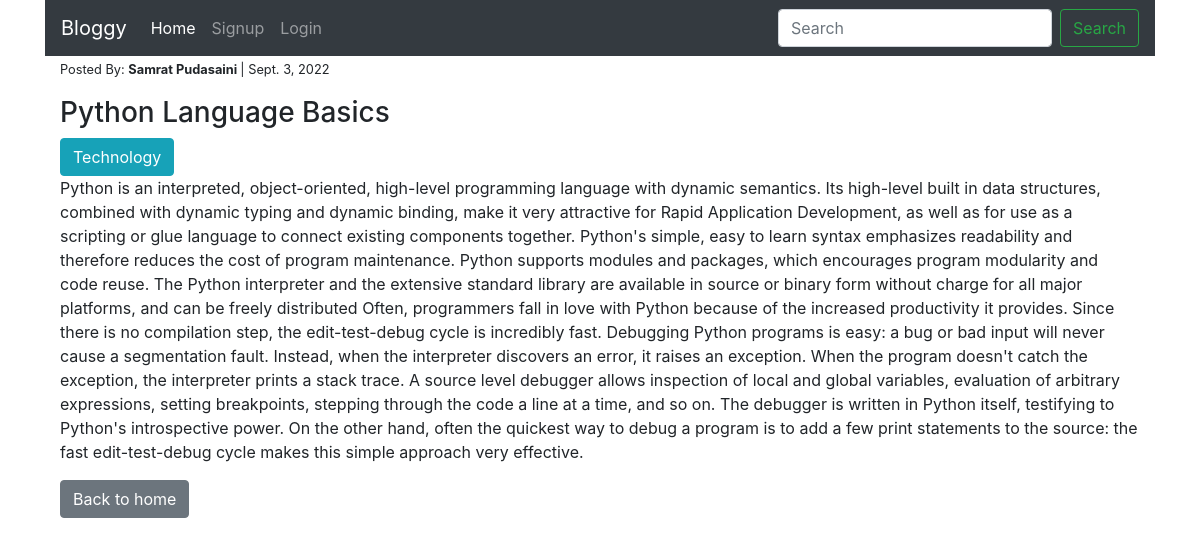
Page /blogs/dashview/python-basics/ on the committed database.
### posts/models.py (models this page shows, shortened)
class Post(models.Model):
    title = models.CharField(max_length=100)
    content = models.TextField()
    published_date = models.DateField(auto_now=True)
    category = models.ForeignKey(Category, on_delete=models.CASCADE, null=True)
    user = models.ForeignKey(User,on_delete=models.CASCADE,null=True,blank=True)
    slug = models.SlugField(null=True, unique=True)

class Category(models.Model):
    name = models.CharField(max_length=100)
    def __str__(self):
        return self.name

### posts/views.py (the view)
# urls.py: path("dashview/<slug:slug>/",views.blog_details,name="dashview"),
def blog_details(request,slug):
    blog = Post.objects.get(slug=slug)
    data = {'blog':blog}
    return render(request,'blog-details.html',data)

### templates/blog-details.html
{% extends 'base.html' %} {% load static %} {% block content %}
<main>
	{% if request.user == blog.user %}
	<div class="container">
		<p>
			<small>
				Posted By:
				<b> {{ blog.user.first_name }} {{blog.user.last_name}} </b>
				| {{blog.published_date}}
			</small>
		</p>
		<h3>{{blog.title}}</h3>
		<button class="btn btn-info">{{blog.category}}</button>
		<p>{{blog.content}}</p>
		<a class="btn btn-success text-white" href="{% url 'update' blog.slug %}">
			Edit</a
		>
		<a class="btn btn-danger" href="{% url 'delete' blog.slug  %}">Delete</a>
		<a class="btn btn-secondary" href="{% url 'blogs' %}">Back to home</a>
	</div>
	{% else %}
	<div class="container">
		<p>
			<small>
				Posted By:
				<b> {{ blog.user.first_name }} {{blog.user.last_name}} </b>
				| {{blog.published_date}}
			</small>
		</p>
		<h3>{{blog.title}}</h3>
		<button class="btn btn-info">{{blog.category}}</button>
		<p>{{blog.content}}</p>
		<a href="{% url 'blogs' %}"
			><button class="btn btn-secondary">Back to home</button></a
		>
	</div>
	{% endif %}
</main>
{% endblock %}

### rows in the picture
Post: user.first_name "Samrat", user.last_name "Pudasaini", published_date "Sept. 3, 2022", title "Python Language Basics", category "Technology", content "Python is an interpreted, object-oriented, high-level programming language with dynamic semantics. Its high-level built in data structures, combined with dynamic typing and dynamic binding, make it very attractive for Rapid Application Development, as well as for use as a scripting or glue language to connect existing components together. Python's simple, easy to learn syntax emphasizes readability and therefore reduces the cost of program maintenance. Python supports modules and packages, which encourages program modularity and code reuse. The Python interpreter and the extensive standard library are available in source or binary form without charge for all major platforms, and can be…"
